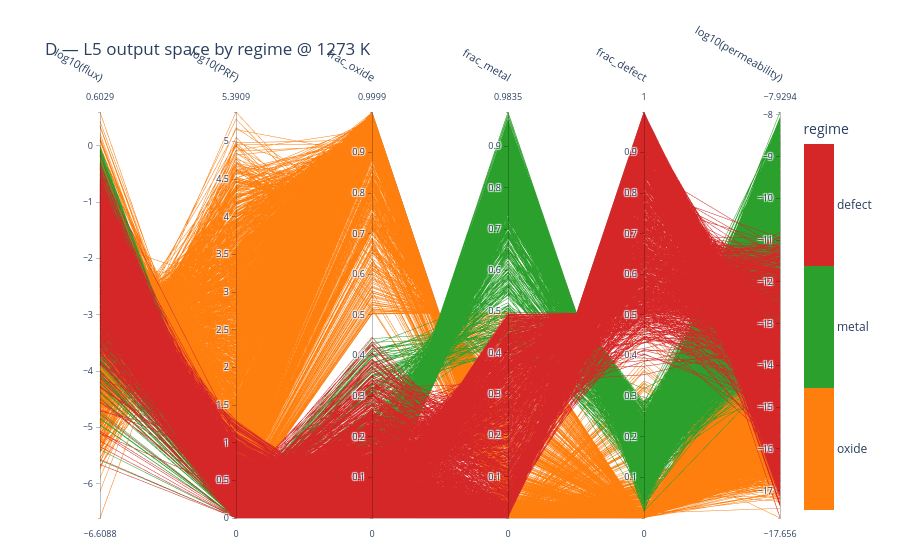

The code cell stored with this chart in its notebook:
### Markdown cell above
## D — output space coloured by regime

Axes = the model outputs; colour = regime. Shows how the regimes separate in *output* space —
e.g. the oxide regime reaching PRF ~30 while metal sits at ~1.0 (no barrier), and `frac_defect`
climbing toward 1 in the defect cluster.

### Code cell
dimsD = ['flux', 'PRF', 'frac_oxide', 'frac_metal', 'frac_defect', 'permeability']
figD = parallel_coordinates_samples(
    master_T, dimsD, color_by='regime', log_dims=logsub(dimsD),
    title=f'D — L5 output space by regime @ {T_SHOW} K',
    save_html=os.path.join(FIG_DIR, 'pcp_D_outputs.html'))
figD

### Figure 1 — Plotly figure (JSON) as saved in the notebook; plotly's stock layout.template omitted (floating-point values rounded to 4 significant figures; data arrays with more than 128 entries replaced by an {"elided": "..."} marker saying what was removed)
{"data": [{"dimensions": [{"label": "log10(flux)", "values": {"elided": "5172 float values"}}, {"label": "log10(PRF)", "values": {"elided": "5172 float values"}}, {"label": "frac_oxide", "values": {"elided": "5172 float values"}}, {"label": "frac_metal", "values": {"elided": "5172 float values"}}, {"label": "frac_defect", "values": {"elided": "5172 float values"}}, {"label": "log10(permeability)", "values": {"elided": "5172 float values"}}], "labelangle": 30, "labelfont": {"size": 11}, "labelside": "top", "line": {"cmax": 2.5, "cmin": -0.5, "color": {"elided": "5172 float values"}, "colorbar": {"ticktext": ["oxide", "metal", "defect"], "tickvals": [0, 1, 2], "title": {"text": "regime"}}, "colorscale": [[0, "#ff7f0e"], [0.3333, "#ff7f0e"], [0.3333, "#2ca02c"], [0.6667, "#2ca02c"], [0.6667, "#d62728"], [1, "#d62728"]], "showscale": true}, "rangefont": {"size": 9}, "tickfont": {"size": 9}, "type": "parcoords"}], "layout": {"font": {"size": 12}, "margin": {"b": 40, "l": 100, "r": 120, "t": 110}, "title": {"text": "D — L5 output space by regime @ 1273 K"}}}
